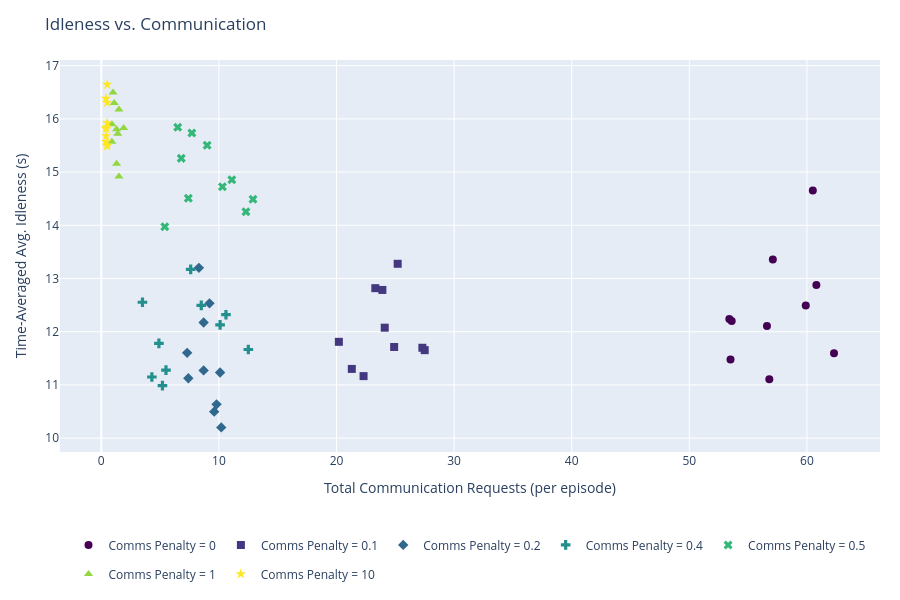

Notebook code cell kept with this figure:
### Markdown cell above
### Pareto: Idleness vs. Communication Rate

Each penalty weight traces a curve through (comm rate, idleness) space as observation radius
varies. The headline result of the ablation: a higher penalty weight should shift the curve
toward fewer comms — at the cost of higher idleness — and the union of curves traces an
empirical Pareto frontier across the penalty sweep.

### Code cell
fig = go.Figure()
markers = ['circle', 'square', 'diamond', 'cross', 'x', 'triangle-up', 'star']
for series in series_order:
    color = series_colors[series]
    s = summary[series]
    xs = np.array(s['requests_mean'])
    ys = np.array(s['idleness_mean'])
    radii = s['obs_radius']

    fig.add_trace(go.Scatter(
        x=xs, y=ys, mode='markers+text',
        name=series, line=dict(color=color), marker=dict(color=color, size=8, symbol=markers[series_order.index(series) % len(markers)]),
        legendgroup=series,
        # text=[f"{r:.0f}" for r in radii],
        textposition='top center',
        textfont=dict(color=color, size=9),
        hovertemplate=[
            f"{series}<br>obs_radius={r:.1f}<br>requests=%{{x:.2f}}<br>idleness=%{{y:.4f}}<extra></extra>"
            for r in radii
        ],
    ))

fig.update_layout(
    title="Idleness vs. Communication",
    xaxis_title="Total Communication Requests (per episode)",
    yaxis_title="Time-Averaged Avg. Idleness (s)",
    height=600, width=900, hovermode='closest', autosize=True,
    margin=dict(l=60, r=20, t=60, b=120),
    legend=dict(orientation='h', yanchor='top', y=-0.2, xanchor='center', x=0.5),
)
fig.show()

### Figure 1 — Plotly figure (JSON) as saved in the notebook; plotly's stock layout.template omitted (floating-point values rounded to 4 significant figures)
{"data": [{"hovertemplate": ["Comms Penalty = 0<br>obs_radius=5.0<br>requests=%{x:.2f}<br>idleness=%{y:.4f}<extra></extra>", "Comms Penalty = 0<br>obs_radius=10.0<br>requests=%{x:.2f}<br>idleness=%{y:.4f}<extra></extra>", "Comms Penalty = 0<br>obs_radius=15.0<br>requests=%{x:.2f}<br>idleness=%{y:.4f}<extra></extra>", "Comms Penalty = 0<br>obs_radius=20.0<br>requests=%{x:.2f}<br>idleness=%{y:.4f}<extra></extra>", "Comms Penalty = 0<br>obs_radius=25.0<br>requests=%{x:.2f}<br>idleness=%{y:.4f}<extra></extra>", "Comms Penalty = 0<br>obs_radius=30.0<br>requests=%{x:.2f}<br>idleness=%{y:.4f}<extra></extra>", "Comms Penalty = 0<br>obs_radius=35.0<br>requests=%{x:.2f}<br>idleness=%{y:.4f}<extra></extra>", "Comms Penalty = 0<br>obs_radius=40.0<br>requests=%{x:.2f}<br>idleness=%{y:.4f}<extra></extra>", "Comms Penalty = 0<br>obs_radius=45.0<br>requests=%{x:.2f}<br>idleness=%{y:.4f}<extra></extra>", "Comms Penalty = 0<br>obs_radius=50.0<br>requests=%{x:.2f}<br>idleness=%{y:.4f}<extra></extra>"], "legendgroup": "Comms Penalty = 0", "line": {"color": "rgb(68, 1, 84)"}, "marker": {"color": "rgb(68, 1, 84)", "size": 8, "symbol": "circle"}, "mode": "markers+text", "name": "Comms Penalty = 0", "textfont": {"color": "rgb(68, 1, 84)", "size": 9}, "textposition": "top center", "type": "scatter", "x": [62.3, 60.8, 59.9, 60.5, 56.6, 57.1, 56.8, 53.5, 53.6, 53.4], "y": [11.6, 12.88, 12.49, 14.65, 12.11, 13.36, 11.11, 11.48, 12.2, 12.24]}, {"hovertemplate": ["Comms Penalty = 0.1<br>obs_radius=5.0<br>requests=%{x:.2f}<br>idleness=%{y:.4f}<extra></extra>", "Comms Penalty = 0.1<br>obs_radius=10.0<br>requests=%{x:.2f}<br>idleness=%{y:.4f}<extra></extra>", "Comms Penalty = 0.1<br>obs_radius=15.0<br>requests=%{x:.2f}<br>idleness=%{y:.4f}<extra></extra>", "Comms Penalty = 0.1<br>obs_radius=20.0<br>requests=%{x:.2f}<br>idleness=%{y:.4f}<extra></extra>", "Comms Penalty = 0.1<br>obs_radius=25.0<br>requests=%{x:.2f}<br>idleness=%{y:.4f}<extra></extra>", "Comms Penalty = 0.1<br>obs_radius=30.0<br>requests=%{x:.2f}<br>idleness=%{y:.4f}<extra></extra>", "Comms Penalty = 0.1<br>obs_radius=35.0<br>requests=%{x:.2f}<br>idleness=%{y:.4f}<extra></extra>", "Comms Penalty = 0.1<br>obs_radius=40.0<br>requests=%{x:.2f}<br>idleness=%{y:.4f}<extra></extra>", "Comms Penalty = 0.1<br>obs_radius=45.0<br>requests=%{x:.2f}<br>idleness=%{y:.4f}<extra></extra>", "Comms Penalty = 0.1<br>obs_radius=50.0<br>requests=%{x:.2f}<br>idleness=%{y:.4f}<extra></extra>"], "legendgroup": "Comms Penalty = 0.1", "line": {"color": "rgb(67, 56, 128)"}, "marker": {"color": "rgb(67, 56, 128)", "size": 8, "symbol": "square"}, "mode": "markers+text", "name": "Comms Penalty = 0.1", "textfont": {"color": "rgb(67, 56, 128)", "size": 9}, "textposition": "top center", "type": "scatter", "x": [27.5, 27.3, 25.2, 24.9, 24.1, 23.9, 23.3, 22.3, 20.2, 21.3], "y": [11.65, 11.7, 13.28, 11.71, 12.08, 12.79, 12.82, 11.17, 11.81, 11.3]}, {"hovertemplate": ["Comms Penalty = 0.2<br>obs_radius=5.0<br>requests=%{x:.2f}<br>idleness=%{y:.4f}<extra></extra>", "Comms Penalty = 0.2<br>obs_radius=10.0<br>requests=%{x:.2f}<br>idleness=%{y:.4f}<extra></extra>", "Comms Penalty = 0.2<br>obs_radius=15.0<br>requests=%{x:.2f}<br>idleness=%{y:.4f}<extra></extra>", "Comms Penalty = 0.2<br>obs_radius=20.0<br>requests=%{x:.2f}<br>idleness=%{y:.4f}<extra></extra>", "Comms Penalty = 0.2<br>obs_radius=25.0<br>requests=%{x:.2f}<br>idleness=%{y:.4f}<extra></extra>", "Comms Penalty = 0.2<br>obs_radius=30.0<br>requests=%{x:.2f}<br>idleness=%{y:.4f}<extra></extra>", "Comms Penalty = 0.2<br>obs_radius=35.0<br>requests=%{x:.2f}<br>idleness=%{y:.4f}<extra></extra>", "Comms Penalty = 0.2<br>obs_radius=40.0<br>requests=%{x:.2f}<br>idleness=%{y:.4f}<extra></extra>", "Comms Penalty = 0.2<br>obs_radius=45.0<br>requests=%{x:.2f}<br>idleness=%{y:.4f}<extra></extra>", "Comms Penalty = 0.2<br>obs_radius=50.0<br>requests=%{x:.2f}<br>idleness=%{y:.4f}<extra></extra>"], "legendgroup": "Comms Penalty = 0.2", "line": {"color": "rgb(49, 104, 142)"}, "marker": {"color": "rgb(49, 104, 142)", "size": 8, "symbol": "diamond"}, "mode": "markers+text", "name": "Comms Penalty = 0.2", "textfont": {"color": "rgb(49, 104, 142)", "size": 9}, "textposition": "top center", "type": "scatter", "x": [9.6, 10.2, 10.1, 8.7, 9.8, 8.7, 9.2, 8.3, 7.3, 7.4], "y": [10.5, 10.2, 11.23, 11.27, 10.64, 12.17, 12.53, 13.2, 11.6, 11.13]}, {"hovertemplate": ["Comms Penalty = 0.4<br>obs_radius=5.0<br>requests=%{x:.2f}<br>idleness=%{y:.4f}<extra></extra>", "Comms Penalty = 0.4<br>obs_radius=10.0<br>requests=%{x:.2f}<br>idleness=%{y:.4f}<extra></extra>", "Comms Penalty = 0.4<br>obs_radius=15.0<br>requests=%{x:.2f}<br>idleness=%{y:.4f}<extra></extra>", "Comms Penalty = 0.4<br>obs_radius=20.0<br>requests=%{x:.2f}<br>idleness=%{y:.4f}<extra></extra>", "Comms Penalty = 0.4<br>obs_radius=25.0<br>requests=%{x:.2f}<br>idleness=%{y:.4f}<extra></extra>", "Comms Penalty = 0.4<br>obs_radius=30.0<br>requests=%{x:.2f}<br>idleness=%{y:.4f}<extra></extra>", "Comms Penalty = 0.4<br>obs_radius=35.0<br>requests=%{x:.2f}<br>idleness=%{y:.4f}<extra></extra>", "Comms Penalty = 0.4<br>obs_radius=40.0<br>requests=%{x:.2f}<br>idleness=%{y:.4f}<extra></extra>", "Comms Penalty = 0.4<br>obs_radius=45.0<br>requests=%{x:.2f}<br>idleness=%{y:.4f}<extra></extra>", "Comms Penalty = 0.4<br>obs_radius=50.0<br>requests=%{x:.2f}<br>idleness=%{y:.4f}<extra></extra>"], "legendgroup": "Comms Penalty = 0.4", "line": {"color": "rgb(34, 144, 140)"}, "marker": {"color": "rgb(34, 144, 140)", "size": 8, "symbol": "cross"}, "mode": "markers+text", "name": "Comms Penalty = 0.4", "textfont": {"color": "rgb(34, 144, 140)", "size": 9}, "textposition": "top center", "type": "scatter", "x": [12.5, 10.6, 10.1, 8.5, 7.6, 5.5, 4.9, 5.2, 4.3, 3.5], "y": [11.67, 12.32, 12.13, 12.49, 13.17, 11.28, 11.78, 10.99, 11.15, 12.55]}, {"hovertemplate": ["Comms Penalty = 0.5<br>obs_radius=5.0<br>requests=%{x:.2f}<br>idleness=%{y:.4f}<extra></extra>", "Comms Penalty = 0.5<br>obs_radius=10.0<br>requests=%{x:.2f}<br>idleness=%{y:.4f}<extra></extra>", "Comms Penalty = 0.5<br>obs_radius=15.0<br>requests=%{x:.2f}<br>idleness=%{y:.4f}<extra></extra>", "Comms Penalty = 0.5<br>obs_radius=20.0<br>requests=%{x:.2f}<br>idleness=%{y:.4f}<extra></extra>", "Comms Penalty = 0.5<br>obs_radius=25.0<br>requests=%{x:.2f}<br>idleness=%{y:.4f}<extra></extra>", "Comms Penalty = 0.5<br>obs_radius=30.0<br>requests=%{x:.2f}<br>idleness=%{y:.4f}<extra></extra>", "Comms Penalty = 0.5<br>obs_radius=35.0<br>requests=%{x:.2f}<br>idleness=%{y:.4f}<extra></extra>", "Comms Penalty = 0.5<br>obs_radius=40.0<br>requests=%{x:.2f}<br>idleness=%{y:.4f}<extra></extra>", "Comms Penalty = 0.5<br>obs_radius=45.0<br>requests=%{x:.2f}<br>idleness=%{y:.4f}<extra></extra>", "Comms Penalty = 0.5<br>obs_radius=50.0<br>requests=%{x:.2f}<br>idleness=%{y:.4f}<extra></extra>"], "legendgroup": "Comms Penalty = 0.5", "line": {"color": "rgb(53, 183, 121)"}, "marker": {"color": "rgb(53, 183, 121)", "size": 8, "symbol": "x"}, "mode": "markers+text", "name": "Comms Penalty = 0.5", "textfont": {"color": "rgb(53, 183, 121)", "size": 9}, "textposition": "top center", "type": "scatter", "x": [12.9, 11.1, 12.3, 10.3, 9.0, 7.4, 7.7, 6.8, 5.4, 6.5], "y": [14.49, 14.86, 14.25, 14.73, 15.51, 14.51, 15.74, 15.26, 13.97, 15.84]}, {"hovertemplate": ["Comms Penalty = 1<br>obs_radius=5.0<br>requests=%{x:.2f}<br>idleness=%{y:.4f}<extra></extra>", "Comms Penalty = 1<br>obs_radius=10.0<br>requests=%{x:.2f}<br>idleness=%{y:.4f}<extra></extra>", "Comms Penalty = 1<br>obs_radius=15.0<br>requests=%{x:.2f}<br>idleness=%{y:.4f}<extra></extra>", "Comms Penalty = 1<br>obs_radius=20.0<br>requests=%{x:.2f}<br>idleness=%{y:.4f}<extra></extra>", "Comms Penalty = 1<br>obs_radius=25.0<br>requests=%{x:.2f}<br>idleness=%{y:.4f}<extra></extra>", "Comms Penalty = 1<br>obs_radius=30.0<br>requests=%{x:.2f}<br>idleness=%{y:.4f}<extra></extra>", "Comms Penalty = 1<br>obs_radius=35.0<br>requests=%{x:.2f}<br>idleness=%{y:.4f}<extra></extra>", "Comms Penalty = 1<br>obs_radius=40.0<br>requests=%{x:.2f}<br>idleness=%{y:.4f}<extra></extra>", "Comms Penalty = 1<br>obs_radius=45.0<br>requests=%{x:.2f}<br>idleness=%{y:.4f}<extra></extra>", "Comms Penalty = 1<br>obs_radius=50.0<br>requests=%{x:.2f}<br>idleness=%{y:.4f}<extra></extra>"], "legendgroup": "Comms Penalty = 1", "line": {"color": "rgb(146, 214, 65)"}, "marker": {"color": "rgb(146, 214, 65)", "size": 8, "symbol": "triangle-up"}, "mode": "markers+text", "name": "Comms Penalty = 1", "textfont": {"color": "rgb(146, 214, 65)", "size": 9}, "textposition": "top center", "type": "scatter", "x": [1.9, 1.5, 1.5, 1.3, 1.4, 1.3, 1.1, 1.0, 0.9, 0.9], "y": [15.83, 14.92, 16.18, 15.81, 15.72, 15.16, 16.3, 16.49, 15.9, 15.57]}, {"hovertemplate": ["Comms Penalty = 10<br>obs_radius=5.0<br>requests=%{x:.2f}<br>idleness=%{y:.4f}<extra></extra>", "Comms Penalty = 10<br>obs_radius=10.0<br>requests=%{x:.2f}<br>idleness=%{y:.4f}<extra></extra>", "Comms Penalty = 10<br>obs_radius=15.0<br>requests=%{x:.2f}<br>idleness=%{y:.4f}<extra></extra>", "Comms Penalty = 10<br>obs_radius=20.0<br>requests=%{x:.2f}<br>idleness=%{y:.4f}<extra></extra>", "Comms Penalty = 10<br>obs_radius=25.0<br>requests=%{x:.2f}<br>idleness=%{y:.4f}<extra></extra>", "Comms Penalty = 10<br>obs_radius=30.0<br>requests=%{x:.2f}<br>idleness=%{y:.4f}<extra></extra>", "Comms Penalty = 10<br>obs_radius=35.0<br>requests=%{x:.2f}<br>idleness=%{y:.4f}<extra></extra>", "Comms Penalty = 10<br>obs_radius=40.0<br>requests=%{x:.2f}<br>idleness=%{y:.4f}<extra></extra>", "Comms Penalty = 10<br>obs_radius=45.0<br>requests=%{x:.2f}<br>idleness=%{y:.4f}<extra></extra>", "Comms Penalty = 10<br>obs_radius=50.0<br>requests=%{x:.2f}<br>idleness=%{y:.4f}<extra></extra>"], "legendgroup": "Comms Penalty = 10", "line": {"color": "rgb(253, 231, 37)"}, "marker": {"color": "rgb(253, 231, 37)", "size": 8, "symbol": "star"}, "mode": "markers+text", "name": "Comms Penalty = 10", "textfont": {"color": "rgb(253, 231, 37)", "size": 9}, "textposition": "top center", "type": "scatter", "x": [0.5, 0.5, 0.5, 0.5, 0.5, 0.4, 0.4, 0.4, 0.4, 0.4], "y": [15.51, 15.49, 15.92, 16.31, 16.64, 16.38, 15.57, 15.68, 15.81, 15.84]}], "layout": {"autosize": true, "height": 600, "hovermode": "closest", "legend": {"orientation": "h", "x": 0.5, "xanchor": "center", "y": -0.2, "yanchor": "top"}, "margin": {"b": 120, "l": 60, "r": 20, "t": 60}, "title": {"text": "Idleness vs. Communication"}, "width": 900, "xaxis": {"title": {"text": "Total Communication Requests (per episode)"}}, "yaxis": {"title": {"text": "Time-Averaged Avg. Idleness (s)"}}}}
